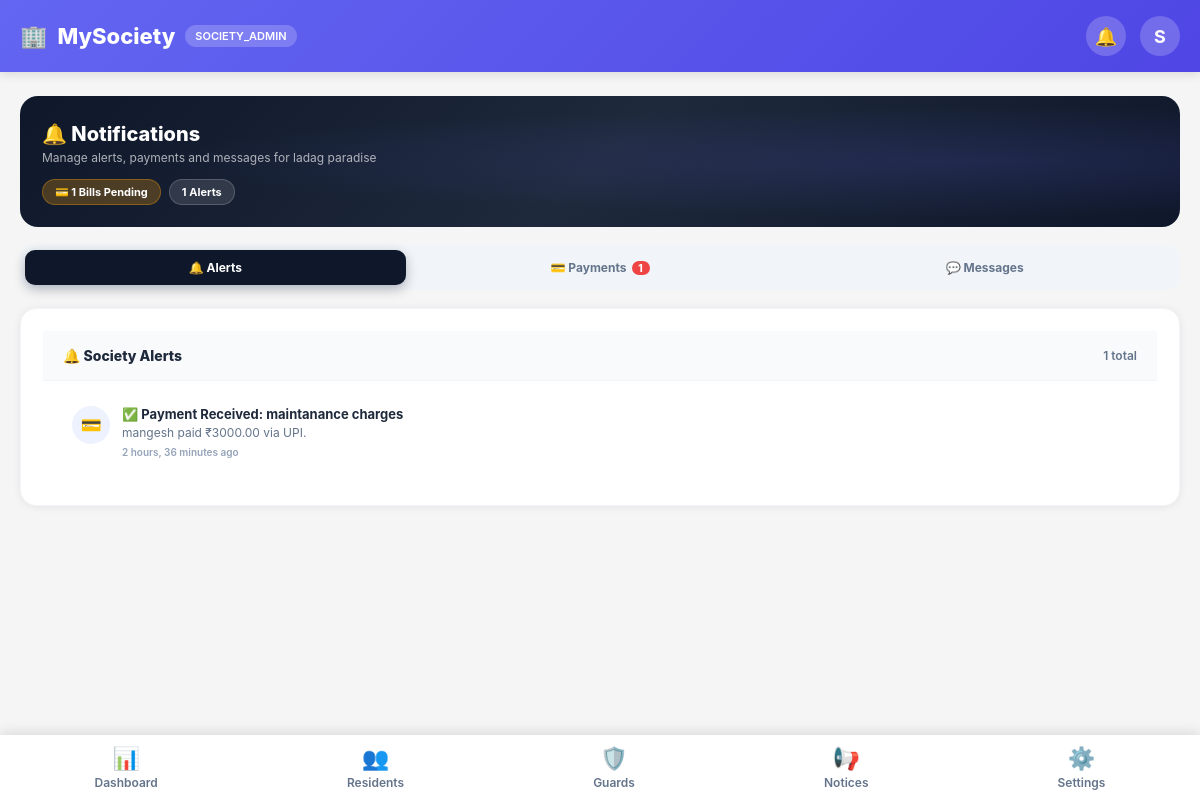
The page /society-admin/notifications/ (signed in) on the database its author committed.
### core/models.py (models this page shows, shortened)
class UserProfile(models.Model):
    ROLE_CHOICES = (
        ('resident', 'Resident'),
        ('guard', 'Guard'),
        ('guard_admin', 'Guard Admin'),
        ('society_admin', 'Society Admin'),
        ('admin', 'Super Admin'),
        ('service_provider', 'Service Provider'),
    )
    STATUS_CHOICES = (
        ('pending', 'Pending'),
        ('approved', 'Approved'),
        ('rejected', 'Rejected'),
    )
    user = models.OneToOneField(User, on_delete=models.CASCADE)
    role = models.CharField(
        max_length=20,
        choices=ROLE_CHOICES
    )
    society = models.ForeignKey(
        Society,
        on_delete=models.SET_NULL,
        null=True,
        blank=True
    )
    apartment = models.ForeignKey(
        Apartment,
        on_delete=models.SET_NULL,
        null=True,
        blank=True
    )
    phone = models.CharField(max_length=15)
    address = models.TextField(blank=True)
    status = models.CharField(
        max_length=20,
        choices=STATUS_CHOICES,
        default='pending'
    )
    class Meta:
        indexes = [
            models.Index(fields=["role", "status"]),
        ]

class Society(models.Model):
    name = models.CharField(max_length=150)
    address = models.TextField()
    city = models.CharField(max_length=100)
    state = models.CharField(max_length=100)
    society_code = models.CharField(
        max_length=10,
        unique=True,
        editable=False
    )
    created_by = models.ForeignKey(
        User,
        on_delete=models.CASCADE,
        related_name="created_societies"
    )
    is_active = models.BooleanField(default=True)
    created_at = models.DateTimeField(auto_now_add=True)

class Notification(models.Model):
    user = models.ForeignKey(
        User,
        on_delete=models.CASCADE,
        related_name="notifications"
    )
    sender = models.ForeignKey(
        User,
        on_delete=models.SET_NULL,
        null=True,
        blank=True,
        related_name="sent_notifications"
    )
    parent = models.ForeignKey(
        "self",
        on_delete=models.CASCADE,
        null=True,
        blank=True,
        related_name="replies"
    )
    title = models.CharField(max_length=255)
    message = models.TextField()
    visitor = models.ForeignKey(
        Visitor,
        on_delete=models.SET_NULL,
        null=True,
        blank=True,
        related_name="notifications"
    )
    is_read = models.BooleanField(default=False)
    created_at = models.DateTimeField(auto_now_add=True)
    class Meta:
        ordering = ["-created_at"]

### core/views.py (the view)
# urls.py: path('society-admin/notifications/', views.society_admin_notifications, name='society_admin_notifications'),
@login_required
def society_admin_notifications(request):
    from django.contrib import messages as django_messages
    from .models import ChatMessage, Notification
    user = request.user
    try:
        profile = user.userprofile
        society = profile.society
        if not society:
            django_messages.error(request, "You are not associated with any society")
            return redirect('society_admin_dashboard')
        notifications = Notification.objects.filter(
            user=user
        ).order_by('-created_at')
        unread_count = notifications.filter(is_read=False).count()
        notifications.filter(is_read=False).update(is_read=True)
        today = timezone.now().date()
        Bill.objects.filter(
            society=society,
            status='pending',
            due_date__lt=today
        ).update(status='overdue')
        bills = Bill.objects.filter(
            society=society
        ).prefetch_related('billpayer_set').order_by('-created_at')
        bills_annotated = []
        for bill in bills:
            payers     = bill.billpayer_set.all()
            total      = payers.count()
            paid_c     = payers.filter(status='paid').count()
            paid_pct   = round((paid_c / total * 100) if total else 0)
            bill.total_payers = total
            bill.paid_count   = paid_c
            bill.paid_pct     = paid_pct
            bills_annotated.append(bill)
        pending_bills_count = sum(1 for b in bills_annotated if b.status == 'pending')
        paid_bills_count    = sum(1 for b in bills_annotated if b.status == 'paid')
        total_overdue       = sum(1 for b in bills_annotated if b.status == 'overdue')
        total_unread = ChatMessage.objects.filter(
            receiver=user,
            is_read=False
        ).count()
        context = {
            'profile':             profile,
            'society':             society,
            'user':                user,
            'notifications':       notifications,
            'unread_count':        unread_count,
            'bills':               bills_annotated,
            'pending_bills_count': pending_bills_count,
            'paid_bills_count':    paid_bills_count,
            'total_overdue':       total_overdue,
            'total_unread':        total_unread,
        }
        return render(request, 'society_admin/society_admin_notifications.html', context)
    except Exception as e:
        from django.contrib import messages as django_messages
        django_messages.error(request, f"Error loading notifications: {str(e)}")
        return redirect('society_admin_dashboard')

### core/context_processors.py (called while the page is built, shortened)
def base_context(request):
    if not request.user.is_authenticated:
        return {}
    profile = getattr(request.user, "userprofile", None)
    return {
        "current_user": request.user,
        "current_role": profile.role if profile else None,
        "notification_count": Notification.objects.filter(
            user=request.user,
            is_read=False
        ).count(),
    }

def global_context(request):
    if not request.user.is_authenticated:
        return {
            "notification_count": 0,
            "current_user": None,
            "current_role": None,
        }
    user = request.user
    profile = getattr(user, "userprofile", None)
    unread_chat = ChatMessage.objects.filter(
        receiver=user,
        is_read=False
    ).count()
    unread_notifications = Notification.objects.filter(
        user=user,
        is_read=False
    ).count()
    return {
        "current_user": user,
        "current_role": profile.role if profile else None,
        "notification_count": unread_chat + unread_notifications,
    }

def guard_notification_count(request):
    return {"guard_notification_count": 0}

def notification_count(request):
    if not request.user.is_authenticated:
        return {'notification_count': 0}
    try:
        unread_chat = ChatMessage.objects.filter(
            receiver=request.user,
            is_read=False
        ).count()
        unread_notif = Notification.objects.filter(
            user=request.user,
            is_read=False
        ).count()
        total = unread_chat + unread_notif
    except Exception:
        total = 0
    return {'notification_count': total}

### templates/society_admin/society_admin_notifications.html (shortened to what this page needs)
{% extends "society_admin/base.html" %}
{% load custom_filters %}
{% block content %}
<div class="notif-hero">
    <h1>🔔 Notifications</h1>
    <p>Manage alerts, payments and messages for {{ society.name }}</p>
    <div class="hero-badges">
        {% if pending_bills_count %}
        <span class="hero-badge amber">💳 {{ pending_bills_count }} Bills Pending</span>
        {% endif %}
        <span class="hero-badge">{{ notifications.count }} Alerts</span>
    </div>
</div>
<div class="tab-nav">
    <button class="tab-btn active" onclick="switchTab(this,'pNotifs')">
        🔔 Alerts
    </button>
    <button class="tab-btn" onclick="switchTab(this,'pPayments')">
        💳 Payments
        {% if pending_bills_count %}<span class="tab-pill">{{ pending_bills_count }}</span>{% endif %}
    </button>
    <button class="tab-btn" onclick="switchTab(this,'pChat')">
        💬 Messages
    </button>
</div>
<div id="pNotifs" class="tab-panel active">
    <div class="card">
        <div class="card-hd">
            <span class="card-hd-title">🔔 Society Alerts</span>
            <span style="font-size:12px;color:#64748b;font-weight:600;">{{ notifications.count }} total</span>
        </div>
        <div class="card-body" style="padding:10px 12px;">
            {% if notifications %}
            <div class="notif-list">
                {% for n in notifications %}
                <div class="notif-item {% if not n.is_read %}unread{% endif %}">
                    <div class="notif-icon">
                        {% if "visitor" in n.title|lower %}🚶
                        {% elif "sos" in n.title|lower or "emergency" in n.title|lower %}🚨
                        {% elif "payment" in n.title|lower or "bill" in n.title|lower %}💳
                        {% elif "parcel" in n.title|lower or "delivery" in n.title|lower %}📦
                        {% elif "maintenance" in n.title|lower %}🔧
                        {% elif "complaint" in n.title|lower %}📢
                        {% elif "meeting" in n.title|lower %}📅
                        {% elif "leave" in n.title|lower %}📋
                        {% else %}🔔{% endif %}
                    </div>
                    <div class="notif-content">
                        <h4>{{ n.title }}</h4>
                        <p>{{ n.message }}</p>
                        <div class="notif-time">{{ n.created_at|timesince }} ago</div>
                    </div>
                </div>
                {% endfor %}
            </div>
            {% else %}
            <div class="empty-st">
                <div class="ico">🔔</div>
                <p>No alerts yet</p>
                <small>You're all caught up!</small>
            </div>
            {% endif %}
        </div>
    </div>
</div>
{% endblock %}

### templates/society_admin/base.html (shortened to what this page needs)
<!DOCTYPE html>
<html lang="en">
<head>
</head>
<body>
<header class="header">
    <div class="header-content">
        <div class="logo">
            <span>{% block logo_icon %}🏢{% endblock %}</span>
            <span>MySociety</span>
            {% if current_role %}
                <span class="role-badge">{{ current_role|title }}</span>
            {% endif %}
        </div>
        <div class="header-actions">
            <a href="{% url 'society_admin_notifications' %}"
               class="icon-btn"
               title="Messages & Notifications"
               id="notifIconLink">
                🔔
            </a>
            <a href="{% url 'society_admin_settings' %}" class="icon-btn" title="Profile">
                {{ user.username|slice:":1"|upper }}
            </a>
        </div>
    </div>
</header>
<main class="main-content">
    {% block content %}{% endblock %}
</main>
<nav class="bottom-nav">
{% if current_role == "resident" %}
    <a href="{% url 'resident_dashboard' %}" class="nav-item {% block nav_home %}{% endblock %}">
        <div class="nav-icon">🏠</div>
        Home
    </a>
    <a href="{% url 'resident_visitors' %}" class="nav-item">
        <div class="nav-icon">👥</div>
        Visitors
    </a>
    <a href="{% url 'resident_services' %}" class="nav-item {% block nav_services %}{% endblock %}">
        <div class="nav-icon">🛠️</div>
        Services
    </a>
    <a href="{% url 'resident_notices' %}" class="nav-item">
        <div class="nav-icon">📢</div>
        Community
    </a>
{% elif current_role == "society_admin" %}
    <a href="{% url 'society_admin_dashboard' %}" class="nav-item {% block nav_dashboard %}{% endblock %}">
        <div class="nav-icon">📊</div>
        Dashboard
    </a>
    <a href="{% url 'society_admin_residents' %}" class="nav-item">
        <div class="nav-icon">👥</div>
        Residents
    </a>
    <a href="{% url 'society_admin_guards' %}" class="nav-item">
        <div class="nav-icon">🛡️</div>
        <span>Guards</span>
    </a>
    <a href="{% url 'society_admin_notices' %}"
       class="nav-item {% if request.resolver_match.url_name == 'society_admin_notices' %}active{% endif %}">
        <div class="nav-icon">📢</div>
        <span>Notices</span>
    </a>
    <a href="{% url 'society_admin_settings' %}" class="nav-item">
        <div class="nav-icon">⚙️</div>
        Settings
    </a>
{% elif current_role == "guard" %}
    <a href="{% url 'guard_dashboard' %}" class="nav-item">
        <div class="nav-icon">🛡️</div>
        Gate
    </a>
{% endif %}
</nav>
</body>
</html>

### rows shown on the page
UserProfile: role "SOCIETY_ADMIN"
Society: name "ladag paradise"
Notification: title "✅ Payment Received: maintanance charges", message "mangesh paid ₹3000.00 via UPI.", created_at "2 hours, 36 minutes"

### other values the page prints
{{ user.username|slice:":1"|upper }} "S"
{{ pending_bills_count }} "1"
{{ notifications.count }} "1"
